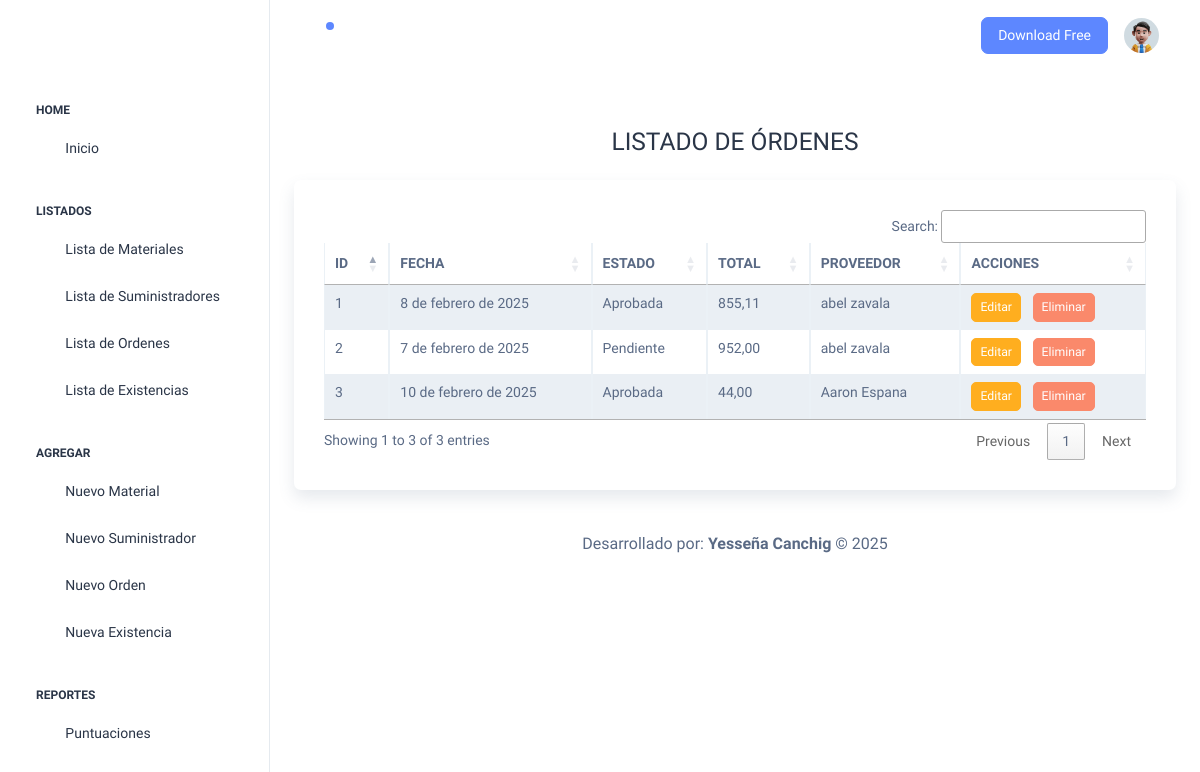
/listadoOrden/, run on the app's committed database.
### Aplicaciones/Materiales/models.py (models this page shows)
class Ordenes (models.Model):
    ESTADOS = [
        ('Pendiente', 'Pendiente'),
        ('Aprobada', 'Aprobada'),
        ('Recibida', 'Recibida'),
    ]
    id_ord = models.AutoField(primary_key=True)
    fecha_ord = models.DateField()
    estado = models.CharField(max_length=20, choices=ESTADOS, default='Pendiente')
    total = models.DecimalField(max_digits=10, decimal_places=2)
    suministrador = models.ForeignKey(Suministradores, on_delete=models.CASCADE,related_name='proveedores', null=True, blank=True )

class Suministradores (models.Model):
    id_sumi = models.AutoField(primary_key=True)
    nom_sumi = models.CharField(max_length=100)
    direcc_sumi = models.CharField(max_length=100)
    telf_sumi = models.CharField(max_length=10)
    email = models.EmailField()

### Aplicaciones/Materiales/views.py (the view)
# urls.py: path('listadoOrden/',views.listadoOrden, name='listadoOrden'),
def listadoOrden(request):
    ordenesBdd = Ordenes.objects.all()
    suministroBdd = Suministradores.objects.all()
    return render(request, 'listadoOrden.html', {'orden': ordenesBdd, 'suministro': suministroBdd})

### Aplicaciones/Materiales/templates/listadoOrden.html (shortened to what this page needs)
{% extends "./plantilla.html" %}
{% block contenido %}
<br>
<br>
<h3 class="text-center mb-4">LISTADO DE ÓRDENES</h3>
<div class="card shadow">
    <div class="card-body">
        <table class="table table-bordered table-striped table-hover" id="tbl_ordenes">
            <thead>
                <tr>
                    <th>ID</th>
                    <th>FECHA</th>
                    <th>ESTADO</th>
                    <th>TOTAL</th>
                    <th>PROVEEDOR</th>
                    <th>ACCIONES</th>
                </tr>
            </thead>
            <tbody>
                {% for ord in orden %}
                <tr>
                    <td>{{ ord.id_ord }}</td>
                    <td>{{ ord.fecha_ord }}</td>
                    <td>{{ ord.estado }}</td>
                    <td>{{ ord.total }}</td>
                    <td>{{ ord.suministrador.nom_sumi }}</td>
                    <td>
                        <a href="/editarOrden/{{ ord.id_ord }}" class="btn btn-warning btn-sm me-2">Editar</a>
                        <a onclick="return confirm('¿Está seguro de eliminar esta orden permanentemente?')" href="/eliminarOrden/{{ ord.id_ord }}"
                        class="btn btn-danger btn-sm">Eliminar</a>
                    </td>
                </tr>
                {% endfor %}
            </tbody>
        </table>
    </div>
</div>
{% endblock %}

### data on the page
Ordenes: id_ord "1", fecha_ord "8 de febrero de 2025", estado "Aprobada", total "855,11", suministrador.nom_sumi "abel zavala"
Ordenes: id_ord "2", fecha_ord "7 de febrero de 2025", estado "Pendiente", total "952,00", suministrador.nom_sumi "abel zavala"
Ordenes: id_ord "3", fecha_ord "10 de febrero de 2025", estado "Aprobada", total "44,00", suministrador.nom_sumi "Aaron Espana"
